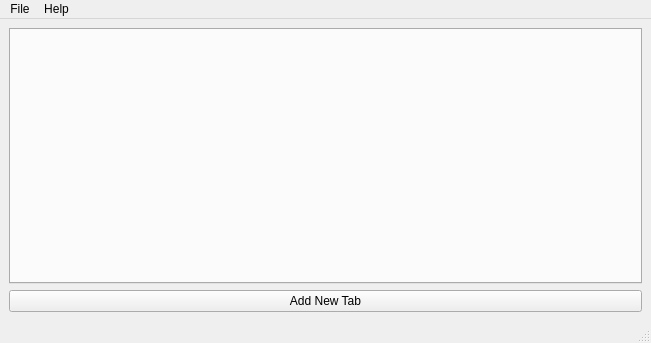
<?xml version="1.0" encoding="UTF-8"?>
<ui version="4.0">
 <class>CopyPaste</class>
 <widget class="QMainWindow" name="CopyPaste">
  <property name="geometry">
   <rect>
    <x>0</x>
    <y>0</y>
    <width>651</width>
    <height>343</height>
   </rect>
  </property>
  <property name="windowTitle">
   <string>CopyPaste</string>
  </property>
  <widget class="QWidget" name="centralwidget">
   <layout class="QHBoxLayout" name="horizontalLayout">
    <item>
     <layout class="QVBoxLayout" name="verticalLayout">
      <item>
       <widget class="QTabWidget" name="tabWidget">
        <property name="currentIndex">
         <number>-1</number>
        </property>
        <property name="tabsClosable">
         <bool>true</bool>
        </property>
       </widget>
      </item>
      <item>
       <widget class="QPushButton" name="newTabButton">
        <property name="statusTip">
         <string>Click here to add new Tab</string>
        </property>
        <property name="text">
         <string>Add New Tab</string>
        </property>
       </widget>
      </item>
     </layout>
    </item>
   </layout>
  </widget>
  <widget class="QMenuBar" name="menubar">
   <property name="geometry">
    <rect>
     <x>0</x>
     <y>0</y>
     <width>651</width>
     <height>26</height>
    </rect>
   </property>
   <widget class="QMenu" name="menuFile">
    <property name="title">
     <string>File</string>
    </property>
    <widget class="QMenu" name="menuExamples">
     <property name="title">
      <string>Examples</string>
     </property>
     <widget class="QMenu" name="menuCoding">
      <property name="title">
       <string>Coding</string>
      </property>
      <addaction name="actionC"/>
      <addaction name="actionC_2"/>
      <addaction name="actionPython"/>
      <addaction name="actionJava"/>
      <addaction name="actionHTML"/>
     </widget>
     <addaction name="actionPersonel_Info"/>
     <addaction name="actionDocuments"/>
     <addaction name="menuCoding"/>
    </widget>
    <addaction name="actionLoad"/>
    <addaction name="actionSave"/>
    <addaction name="separator"/>
    <addaction name="menuExamples"/>
    <addaction name="separator"/>
    <addaction name="actionExit"/>
   </widget>
   <widget class="QMenu" name="menuHelp">
    <property name="title">
     <string>Help</string>
    </property>
    <addaction name="actionAbout"/>
    <addaction name="actionFAQ"/>
   </widget>
   <addaction name="menuFile"/>
   <addaction name="menuHelp"/>
  </widget>
  <widget class="QStatusBar" name="statusbar"/>
  <action name="actionAbout">
   <property name="text">
    <string>About</string>
   </property>
   <property name="shortcut">
    <string>Ctrl+H</string>
   </property>
  </action>
  <action name="actionLoad">
   <property name="icon">
    <iconset resource="resource.qrc">
     <normaloff>:/img/img/open.png</normaloff>:/img/img/open.png</iconset>
   </property>
   <property name="text">
    <string>Load</string>
   </property>
   <property name="shortcut">
    <string>Ctrl+O</string>
   </property>
  </action>
  <action name="actionSave">
   <property name="icon">
    <iconset resource="resource.qrc">
     <normaloff>:/img/img/save.png</normaloff>:/img/img/save.png</iconset>
   </property>
   <property name="text">
    <string>Save</string>
   </property>
   <property name="shortcut">
    <string>Ctrl+S</string>
   </property>
  </action>
  <action name="actionExit">
   <property name="icon">
    <iconset resource="resource.qrc">
     <normaloff>:/img/img/exit.png</normaloff>:/img/img/exit.png</iconset>
   </property>
   <property name="text">
    <string>Exit</string>
   </property>
  </action>
  <action name="actionFAQ">
   <property name="text">
    <string>FAQ</string>
   </property>
  </action>
  <action name="actionPersonel_Info">
   <property name="text">
    <string>Personal Info</string>
   </property>
  </action>
  <action name="actionDocuments">
   <property name="text">
    <string>Documents</string>
   </property>
  </action>
  <action name="actionC">
   <property name="text">
    <string>C</string>
   </property>
  </action>
  <action name="actionC_2">
   <property name="text">
    <string>C++</string>
   </property>
  </action>
  <action name="actionPython">
   <property name="text">
    <string>Python</string>
   </property>
  </action>
  <action name="actionJava">
   <property name="text">
    <string>Java</string>
   </property>
  </action>
  <action name="actionHTML">
   <property name="text">
    <string>HTML</string>
   </property>
  </action>
 </widget>
 <resources>
  <include location="resource.qrc"/>
 </resources>
 <connections/>
</ui>
